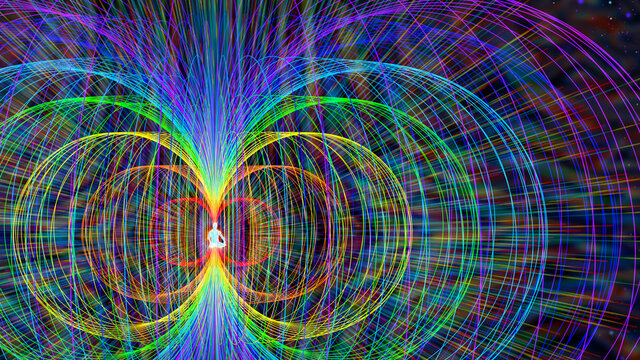
#> input picture Programacion_Avanzada_2MV7/Vicion Artificial/image3.jpg, 640 x 360 px
$ python convulucion.py
#> lines starting #> are read from the running program, lines starting #| are printed output that depends on the picture
import cv2
import numpy as np

ig=cv2.imread("image3.jpg")
#> ig is the input picture: shape (360, 640, 3); mean B, G, R 91, 74.4, 63.7
h, w, c=ig.shape
#> h = 360; w = 640; c = 3

convo=np.zeros((h,w,c), np.uint8)
kernel=np.array([[1/9,1/9,1/9],[1/9,1/9,1/9],[1/9,1/9,1/9]])
#print(kernel.shape)
hk=kernel.shape[0]//2
wk=kernel.shape[1]//2

for fila in range(hk,h-wk):
    for columna in range(wk,w-wk):
        acumulador=0
        for i in range(kernel.shape[0]):
            for j in range(kernel.shape[1]):
                acumulador+=(kernel[i,j]*ig[fila+(i-hk),columna+(j-wk)])

        convo[fila,columna]=np.clip(acumulador,0,255).astype('uint8')
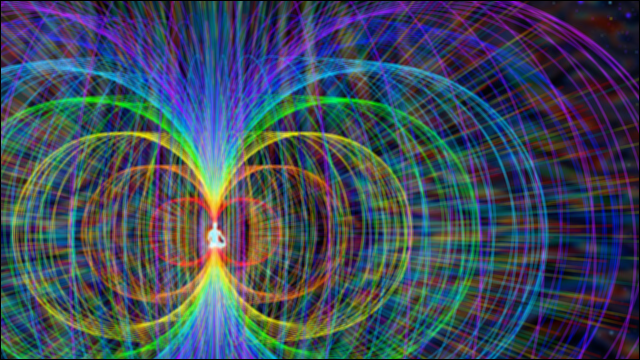
#> convo: shape (360, 640, 3); mean B, G, R 89.9, 73.4, 62.9


cv2.imshow("Imagen random",ig)
cv2.imshow("Imagen convolucionada",convo)
cv2.waitKey()
